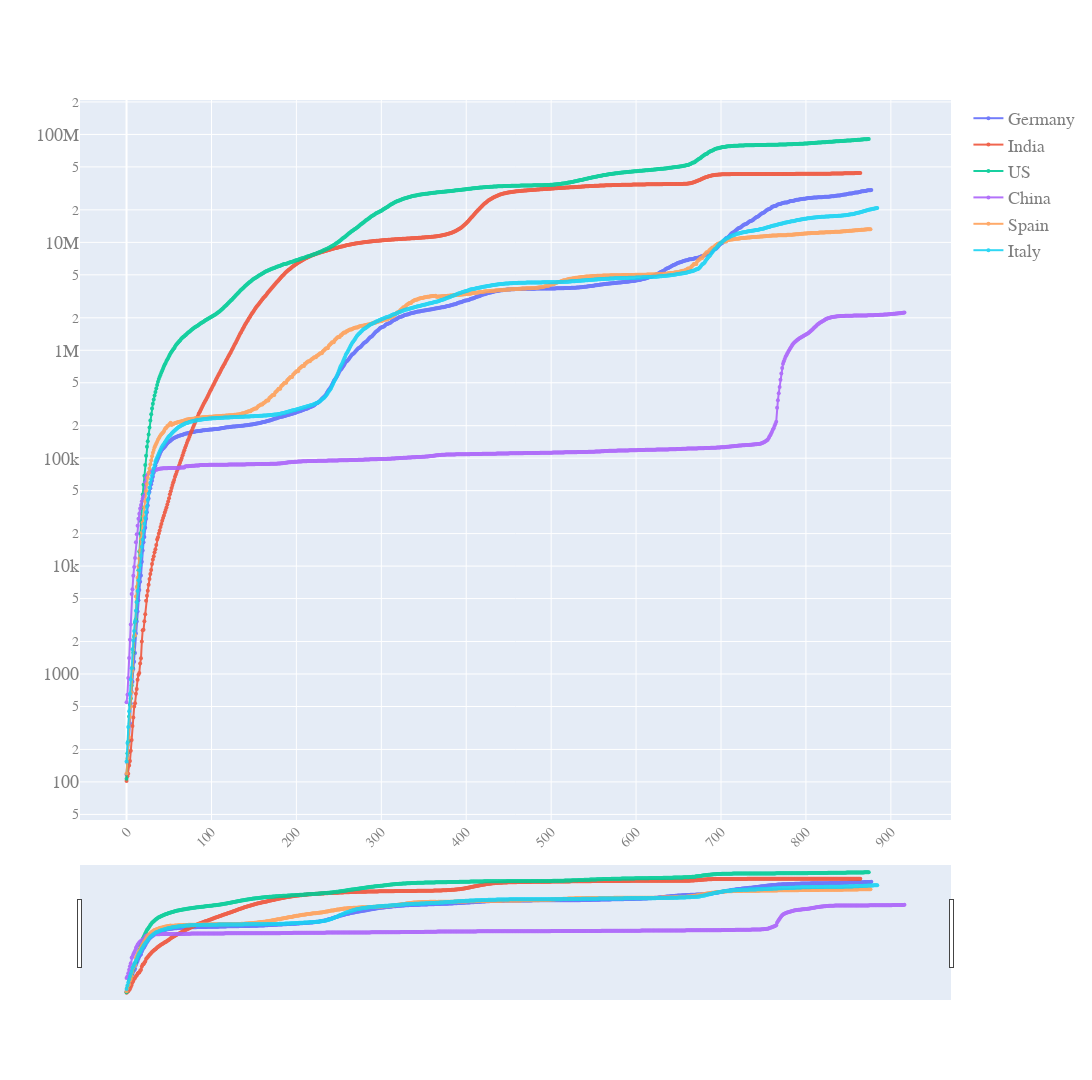

Notebook code for this chart:
### Code cell
quick_plot(pd_sync_timelines.date,
          pd_sync_timelines.iloc[:,:-1],
          y_scale = 'log',
          slider =True)

### Figure 1 — Plotly figure (JSON) as saved in the notebook; plotly's stock layout.template omitted (floating-point values rounded to 4 significant figures; data arrays with more than 128 entries replaced by an {"elided": "..."} marker saying what was removed)
{"data": [{"line": {"width": 2}, "marker": {"size": 4}, "mode": "markers+lines", "name": "Germany", "opacity": 0.9, "type": "scatter", "x": {"elided": "917 int values"}, "y": {"elided": "917 int values"}}, {"line": {"width": 2}, "marker": {"size": 4}, "mode": "markers+lines", "name": "India", "opacity": 0.9, "type": "scatter", "x": {"elided": "917 int values"}, "y": {"elided": "917 int values"}}, {"line": {"width": 2}, "marker": {"size": 4}, "mode": "markers+lines", "name": "US", "opacity": 0.9, "type": "scatter", "x": {"elided": "917 int values"}, "y": {"elided": "917 int values"}}, {"line": {"width": 2}, "marker": {"size": 4}, "mode": "markers+lines", "name": "China", "opacity": 0.9, "type": "scatter", "x": {"elided": "917 int values"}, "y": {"elided": "917 int values"}}, {"line": {"width": 2}, "marker": {"size": 4}, "mode": "markers+lines", "name": "Spain", "opacity": 0.9, "type": "scatter", "x": {"elided": "917 int values"}, "y": {"elided": "917 int values"}}, {"line": {"width": 2}, "marker": {"size": 4}, "mode": "markers+lines", "name": "Italy", "opacity": 0.9, "type": "scatter", "x": {"elided": "917 int values"}, "y": {"elided": "917 int values"}}], "layout": {"autosize": true, "font": {"color": "#7f7f7f", "family": "PT Sans, monospace", "size": 18}, "height": 1080, "width": 1920, "xaxis": {"nticks": 20, "rangeslider": {"visible": true}, "tickangle": -45, "tickfont": {"color": "#7f7f7f", "size": 14}}, "yaxis": {"type": "log"}}}
